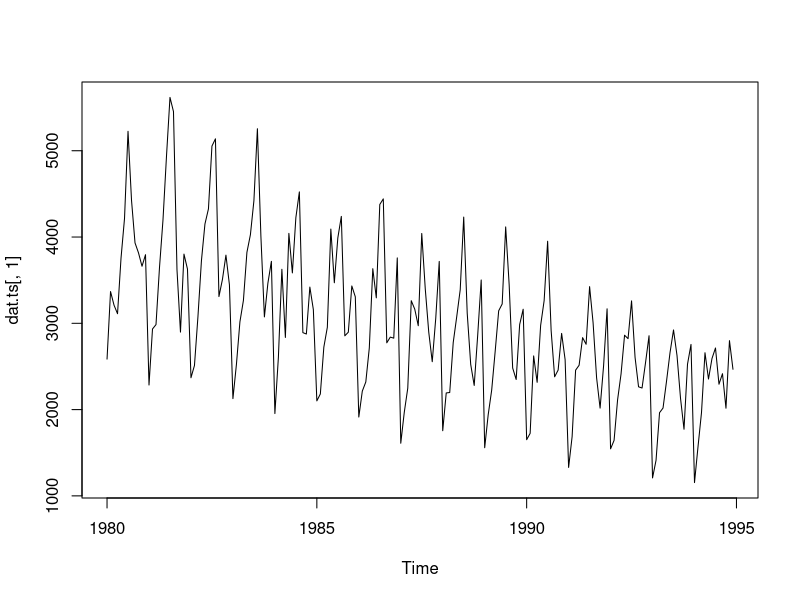
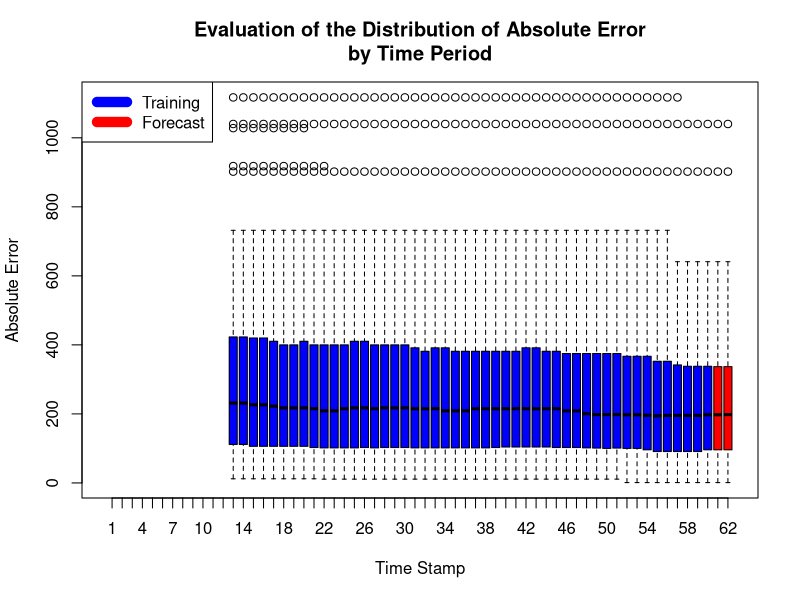

Reproduce these figures in R, in order.
## ---- chunk 1
library(forecast)
## ---- chunk 2
dat <- read.csv('AustralianWines.csv', colClasses=c("character",rep("numeric",6)),na.strings="*")

dat.ts <- ts(dat[,-1],start=c(1980,1),frequency=12)

plot(dat.ts[,1])

## ---- chunk 3
k <- 60 
n <- length(dat.ts[,1])
forecast.mae <- matrix(NA,n-k,2)
train.mae <- matrix(NA,n-k,60)
st <- tsp(dat.ts[,1])[1]+(k-2)/12
 
for(i in 1:(n-k))
{
  xshort <- window(dat.ts[,1], start=st+(i-59)/12, end=st + i/12)
  xnext <- window(dat.ts[,1], start=st + (i+1)/12, end=st + (i+2)/12)
  fit1 <- snaive(xshort,2)
  fcast1 <- fit1$mean
  forecast.mae[i,1:length(xnext)] <- abs(fit1[['mean']]-xnext)
  train.mae[i,1:length(xshort)] <-abs(fit1[['residuals']])
}
 
boxplot(cbind(train.mae,forecast.mae),col=c(rep("blue",60),rep("red",2)),
        main="Evaluation of the Distribution of Absolute Error\nby Time Period", xlab="Time Stamp", ylab="Absolute Error")
legend("topleft",legend=c("Training","Forecast"),col=c("blue","red"),lty=1,lwd=10)
